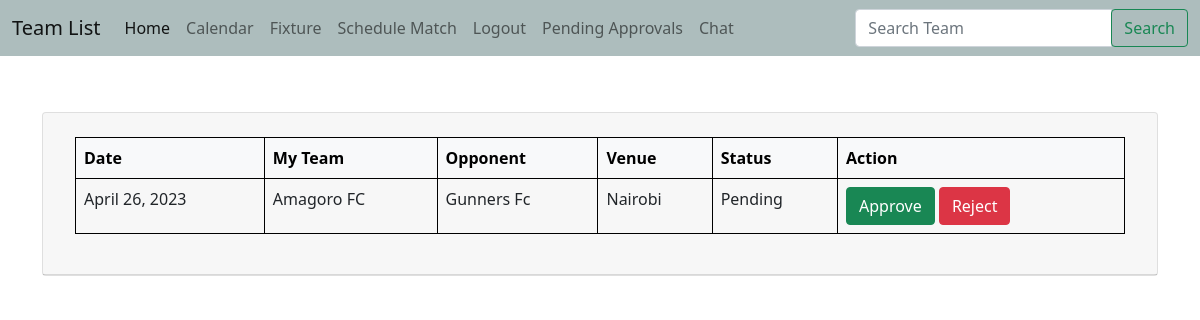
/pending_approvals (signed in), run on the app's committed database.
### teams/models.py (models this page shows, shortened)
class Match(models.Model):
    MATCH_STATUS_PENDING = 'pending'
    MATCH_STATUS_APPROVED = 'approved'
    MATCH_STATUS_REJECTED = 'Rejected'
    MATCH_STATUS_CHOICES = [
        (MATCH_STATUS_PENDING, 'Pending'),
        (MATCH_STATUS_APPROVED, 'Approved'),
        (MATCH_STATUS_REJECTED, 'Rejected'),
    ]
    date = models.DateField()
    kick_off = models.TimeField(max_length=5)
    my_team = models.ForeignKey(Team, on_delete=models.CASCADE, related_name='my_team')
    opponent = models.ForeignKey(Team, on_delete=models.CASCADE, related_name='opponent')
    venue =models.CharField(max_length= 200)
    created_by = models.ForeignKey(User, on_delete=models.CASCADE)
    status = models.CharField(max_length=20, choices=MATCH_STATUS_CHOICES, default=MATCH_STATUS_PENDING)

class Team(models.Model):
    SKILLS_LEVEL = [
        ('Professional', 'Professional: Football is a career'),
        ('Unprofessional', 'Unprofessional: Participate in tournaments'),
        ('Hobbyist', 'Hobbyist: Play for fun and exercise'),
    ]
    name = models.CharField(max_length=200)
    coach = models.CharField(max_length=200)
    contact_person = models.CharField(max_length=200)
    phone_number = models.CharField(max_length=20)
    email = models.EmailField(blank=True)
    web = models.URLField(blank=True)
    created_by = models.ForeignKey(User, on_delete=models.CASCADE)
    logo = models.ImageField(null=True, blank=True, upload_to='images/')
    has_pitch = models.BooleanField(default=False)
    skills_level = models.CharField(
        max_length=20,
        choices=SKILLS_LEVEL,
        default='Select Skills Level'
        )
    location =models.CharField(max_length= 200)
    description = models.TextField(blank=True)
    created_by = models.ForeignKey(User, on_delete=models.CASCADE)
    def __str__(self):
        return self.name

### teams/views.py (the view)
# urls.py: path('pending_approvals', views.pending_approval_matches, name = 'pending_approvals'),
@login_required
def pending_approval_matches(request):
    pending_approval_records = PendingApproval.objects.filter(created_by=request.user)
    pending_approval_matches = [p.match for p in pending_approval_records]
    approved_matches = Match.objects.filter(status=Match.MATCH_STATUS_APPROVED)
    rejected_matches = Match.objects.filter(status=Match.MATCH_STATUS_REJECTED)
    pending_approval_matches = [m for m in pending_approval_matches if m not in approved_matches and m not in rejected_matches]
    return render(request, 'teams/pending_approvals.html', {'matches': pending_approval_matches})

### teams/templates/teams/pending_approvals.html (shortened to what this page needs)
{% extends 'teams/base.html' %}
{% block content %}
    <h1>Pending Matches Approval </h1>
  <div class="card">
    <div class="card-header">
         <div class="card-body">
        {% if matches %}
          <table class="table table-hover">
            <thead class="table-light">
              <tr>
                <th scope="col">Date</th>
                <th scope="col">My Team</th>
                <th scope="col">Opponent</th>
                <th scope="col">Venue</th>
                <th scope="col">Status</th>
                <th scope="col">Action</th>
              </tr>
            </thead>
            <tbody>
              {% for match in matches %}
                <tr>
                  <td>{{ match.date }}</td>
                  <td>{{ match.my_team }}</td>
                  <td>{{ match.opponent }}</td>
                  <td>{{ match.venue }}</td>
                  <td>{{ match.get_status_display }}</td>
                  <td>
                    <form method="post" action="{% url 'approve_match' match_id=match.id %}">
                      <button class="btn btn-success" type="submit" name="approve">Approve</button>
                      <button class="btn btn-danger" type="submit" name="reject">Reject</button>
                    </form>
                  </td>
                </tr>
              {% endfor %}
            </tbody>
          </table>
        {% else %}
          <p>There are no pending match approvals at the moment.</p>
        {% endif %}
    </div>
 </div>
{% endblock %}

### teams/templates/teams/base.html (style rules this page uses)
body { background-image: url('https://t3.ftcdn.net/jpg/01/31/22/84/240_F_131228401_Sx9CgNcjxxYEsLCN81KGN4LIu6zFPD0h.jpg'); background-size: cover; }
h1, h2, h3, h4, h5, h6 { color: white; }

### teams/templates/teams/pending_approvals.html (style rules this page uses)
table, th, td { border: 1px solid black; }
table { border-spacing: 50px; }

### data on the page
Match: date "April 26, 2023", my_team "Amagoro FC", opponent "Gunners Fc", venue "Nairobi", status "Pending"
